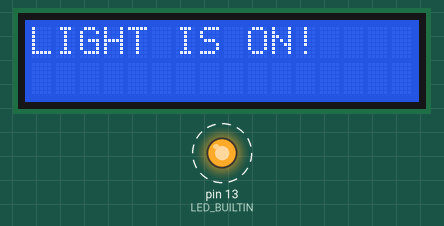
Bench run of a sketch on a simulated Arduino Uno, built with avr-gcc and run on an emulated ATmega328P. On the bench: 16×2 character LCD, output pins drawn as LEDs (lit = HIGH). Dashed ring = blinking. What the sketch prints to the serial monitor is not drawn.

Above: at 1.2 s.
At 2.2 s:
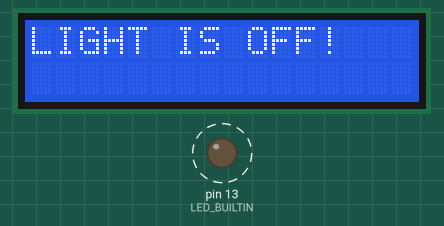
Timing chart, 0 to 40.0 s (numbered marks = the images above):
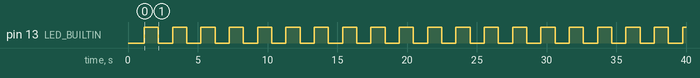

The sketch:

Project1.ino
```cpp
/*
//my first program
void setup() {  //will only run once at the beginning of the program
  // put your setup code here, to run once:
  Serial.begin(9600); // sets data rate in bits per second, the higher the number put here, the more data exchanged in a second
  delay(1000);
  Serial.println("Hello world!"); //prints data to a serial board

}

void loop() { // will run continuously after the first setup()
  // put your main code here, to run repeatedly:

}
*/

//Me? I'm just hanging around (totally didn't steal most of the blink basic example)

//Library for LCD with I2C interface.
#include <LiquidCrystal_I2C.h>

//Set the LCD address to 0x27 for a 16 chars and 2 line display.
LiquidCrystal_I2C lcd(0x27,16,2);

// Variables
int delayTime = 1000;
char on[20] = "LIGHT IS ON!";
char off[20] = "LIGHT IS OFF!";

// the setup function runs once when you press reset or power the board
void setup() {
  Serial.begin(9600); // sets data rate in bits per second, the higher the number put here, the more data exchanged in a second
  //Initialize the lcd, clear the display and turn on the backlight.
  lcd.init();
  delay(100);
  lcd.clear();
  lcd.backlight();
  delay(1000);
  // initialize digital pin LED_BUILTIN as an output.
  pinMode(LED_BUILTIN, OUTPUT);
}

// the loop function runs over and over again forever
void loop() {
  digitalWrite(LED_BUILTIN, HIGH);  // turn the LED on (HIGH is the voltage level)                    // wait for a second
  Serial.println(on);
  lcd.setCursor(0,0);
  lcd.print(on);
  delay(delayTime);
  lcd.clear();

  digitalWrite(LED_BUILTIN, LOW);   // turn the LED off by making the voltage LOW
  Serial.println(off);
  lcd.setCursor(0,0);
  lcd.print(off);
  delay(delayTime);                      // wait for a second
  lcd.clear();
}
```

Measured:
- by itself, pin 13 (LED_BUILTIN): alternates HIGH for 1.0 s and LOW for 1.0 s
- what the display in image 0 shows lasts 1.0 s, from 1.2 s to 2.2 s
